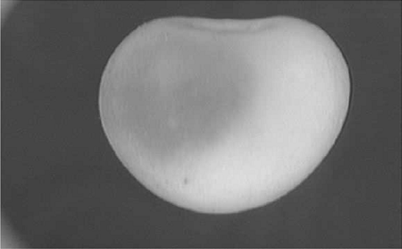
#> input picture otsu/cherry.png, 402 x 249 px
$ python otsu.py   (Python 2 division)
#> lines starting #> are read from the running program, lines starting #| are printed output that depends on the picture
import cv2
import numpy
import matplotlib
# Force matplotlib to not use any Xwindows backend.
matplotlib.use('Agg')
import matplotlib.pyplot as plt

# mB / mF : miu ==> group means
# between : sigma ==> group variances
# threshold : threshold ==> threshold value

def otsu(input, fore, back, histImage):
#> called with input = 'cherry.png', fore = 'fore_cherry.png', back = 'back_cherry.png', histImage = 'histogram.png'
    sum = 0     # total number of
    sumB = 0    # sum of class background
    wB = 0      # probablity of background class separated by threshold
    wF = 0      # probablity of foreground class separated by threshold
    max = 0     # max value to find the variances of two classes
    threshold = 0   # init set threshold to 0, also the return value

    histogram = [0 for i in xrange(256)]
    accuRatio = [0 for i in xrange(256)]

    src = cv2.imread(input, cv2.IMREAD_GRAYSCALE)
#> src is the input picture: shape (249, 402); min 37, max 222, mean 111.8

    for i in xrange(src.shape[0]):
        for j in xrange(src.shape[1]):
            histogram[src[i][j]] += 1

    binSize = numpy.arange(1, 255, 3)
    plt.xlim([0, 260])
    plt.hist(histogram, bins = binSize, alpha = 0.5)
    plt.title("Histogram (black bg has been removed)")
    plt.xlabel("Grey Level (0 - 255)")
    plt.ylabel("Frequency")
    plt.savefig(histImage)
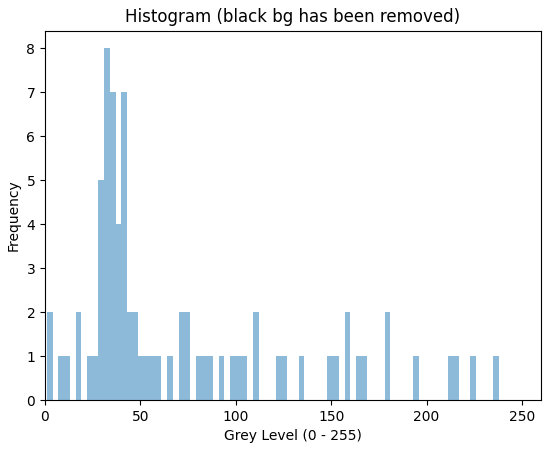
#> figure drawn by matplotlib, 1 panel; tallest bar 8 high, from x = 31 to 34

    for i in xrange(256):
        sum += i * histogram[i]
#> after the loop, sum = 11187553

    pixelNum = src.shape[0] * src.shape[1]  # num of pixels in the input image
#> pixelNum = 100098

    for i in xrange(256):
        wB += histogram[i]
        if wB == 0:
            continue
        wF = pixelNum - wB
        if wF == 0:
            break
        sumB +=  i * histogram[i]
        mB = float(sumB) / wB   # class background
        mF = float(sum - sumB) / wF # class foreground
        between = wB * wF * (mB - mF)**2    # variances of these two classes
        if between > max:
            max = between
            threshold = i
#> after the loop, max = 2.47e+13; sumB = 11187109; threshold = 122; wB = 100098

    # Deep copy of src
    dstF = numpy.array(src)
    dstB = numpy.array(src)
    for i in range(src.shape[0]):
        for j in range(src.shape[1]):
            if src[i][j] >= threshold:
                dstF[i][j] = 255
            else:
                dstB[i][j] = 0
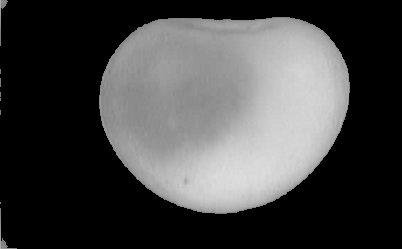
#> dstB: shape (249, 402); min 0, max 222, mean 68.8
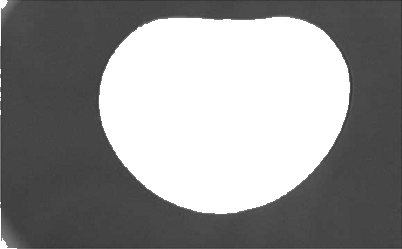
#> dstF: shape (249, 402); min 37, max 255, mean 144.5

    cv2.imwrite(fore, dstF)
    cv2.imwrite(back, dstB)

    return threshold

print otsu("cherry.png", "fore_cherry.png", "back_cherry.png", "histogram.png")
